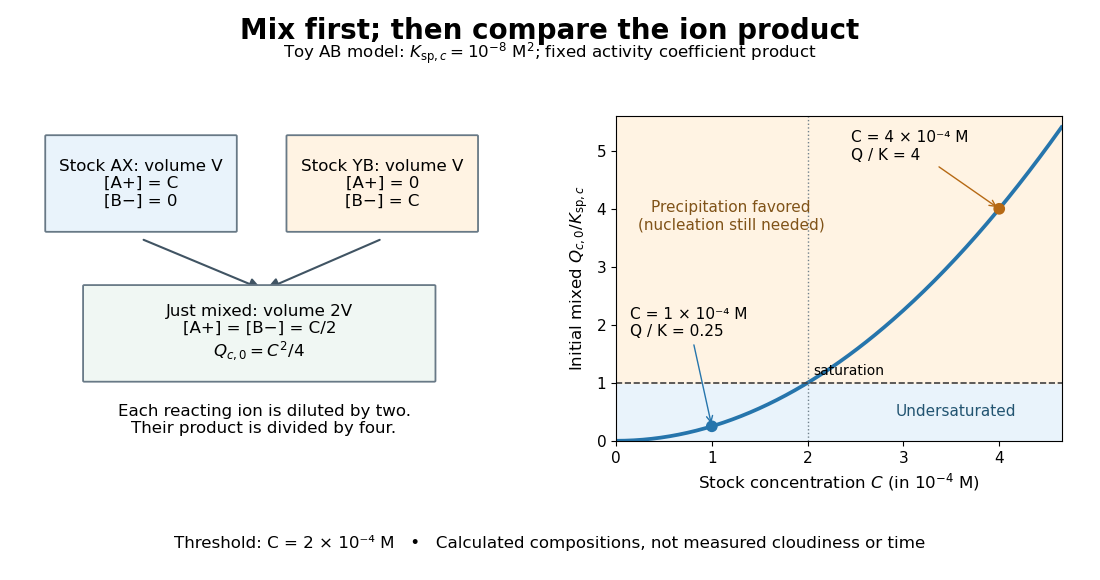

Python code for this plot:
"""Equal-volume mixing and a conditional AB saturation test.

Python 3.14, matplotlib 3.10.7, numpy 2.3.5. Run from _media.
"""

from pathlib import Path

import matplotlib.pyplot as plt
import numpy as np
from matplotlib.patches import FancyArrowPatch, FancyBboxPatch


def box(ax, x, y, width, height, label, color):
    ax.add_patch(FancyBboxPatch((x, y), width, height, boxstyle="round,pad=0.025", facecolor=color, edgecolor="#687986", lw=1.3))
    ax.text(x + width / 2, y + height / 2, label, ha="center", va="center", fontsize=12)


def main():
    fig = plt.figure(figsize=(11, 5.8), dpi=100, facecolor="white")
    fig.suptitle("Mix first; then compare the ion product", fontsize=20, weight="bold", y=0.97)
    fig.text(0.5, 0.898, r"Toy AB model: $K_{\mathrm{sp},c}=10^{-8}\ \mathrm{M}^2$; fixed activity coefficient product", ha="center", fontsize=12)
    left = fig.add_axes((0.025, 0.16, 0.43, 0.68))
    left.set(xlim=(0, 10), ylim=(0, 10))
    left.axis("off")
    box(left, 0.4, 6.5, 4, 2.4, "Stock AX: volume V\n[A+] = C\n[B−] = 0", "#e9f3fb")
    box(left, 5.5, 6.5, 4, 2.4, "Stock YB: volume V\n[A+] = 0\n[B−] = C", "#fff3e3")
    for x in [2.4, 7.5]:
        left.add_patch(FancyArrowPatch((x, 6.3), (5, 5.0), arrowstyle="-|>", mutation_scale=18, lw=1.5, color="#405463"))
    box(left, 1.2, 2.7, 7.4, 2.4, "Just mixed: volume 2V\n[A+] = [B−] = C/2\n" + r"$Q_{c,0} = C^2/4$", "#f0f7f3")
    left.text(5, 1.7, "Each reacting ion is diluted by two.\nTheir product is divided by four.", ha="center", va="center", fontsize=12)
    ax = fig.add_axes((0.56, 0.24, 0.405, 0.56), facecolor="white")
    c_units = np.linspace(0, 4.65, 300)
    ratio = c_units**2 / 4
    ax.axhspan(0, 1, color="#e9f3fb")
    ax.axhspan(1, 5.6, color="#fff3e3")
    ax.plot(c_units, ratio, lw=2.7, color="#2675ac")
    ax.axhline(1, color="#404040", lw=1.2, ls="--")
    ax.axvline(2, color="#71818c", lw=1.0, ls=":")
    ax.scatter([1, 4], [0.25, 4], s=55, color=["#2675ac", "#b66914"], zorder=4)
    ax.annotate("C = 1 × 10⁻⁴ M\nQ / K = 0.25", (1, 0.25), xytext=(0.15, 1.8), fontsize=11, arrowprops={"arrowstyle": "->", "color": "#2675ac"})
    ax.annotate("C = 4 × 10⁻⁴ M\nQ / K = 4", (4, 4), xytext=(2.45, 4.85), fontsize=11, arrowprops={"arrowstyle": "->", "color": "#b66914"})
    ax.text(1.2, 3.65, "Precipitation favored\n(nucleation still needed)", ha="center", fontsize=11, color="#805318")
    ax.text(3.55, 0.42, "Undersaturated", ha="center", fontsize=11, color="#225471")
    ax.text(2.06, 1.14, "saturation", fontsize=10)
    ax.set(xlim=(0, 4.65), ylim=(0, 5.6), xlabel=r"Stock concentration $C$ (in $10^{-4}$ M)", ylabel=r"Initial mixed $Q_{c,0}/K_{\mathrm{sp},c}$")
    ax.tick_params(labelsize=11)
    ax.xaxis.label.set_size(12)
    ax.yaxis.label.set_size(12)
    fig.text(0.5, 0.055, "Threshold: C = 2 × 10⁻⁴ M   •   Calculated compositions, not measured cloudiness or time", ha="center", fontsize=12)
    fig.savefig(Path.cwd() / f"{Path(__file__).stem}.png", dpi=100, facecolor="white", transparent=False)
    plt.close(fig)


if __name__ == "__main__":
    main()
